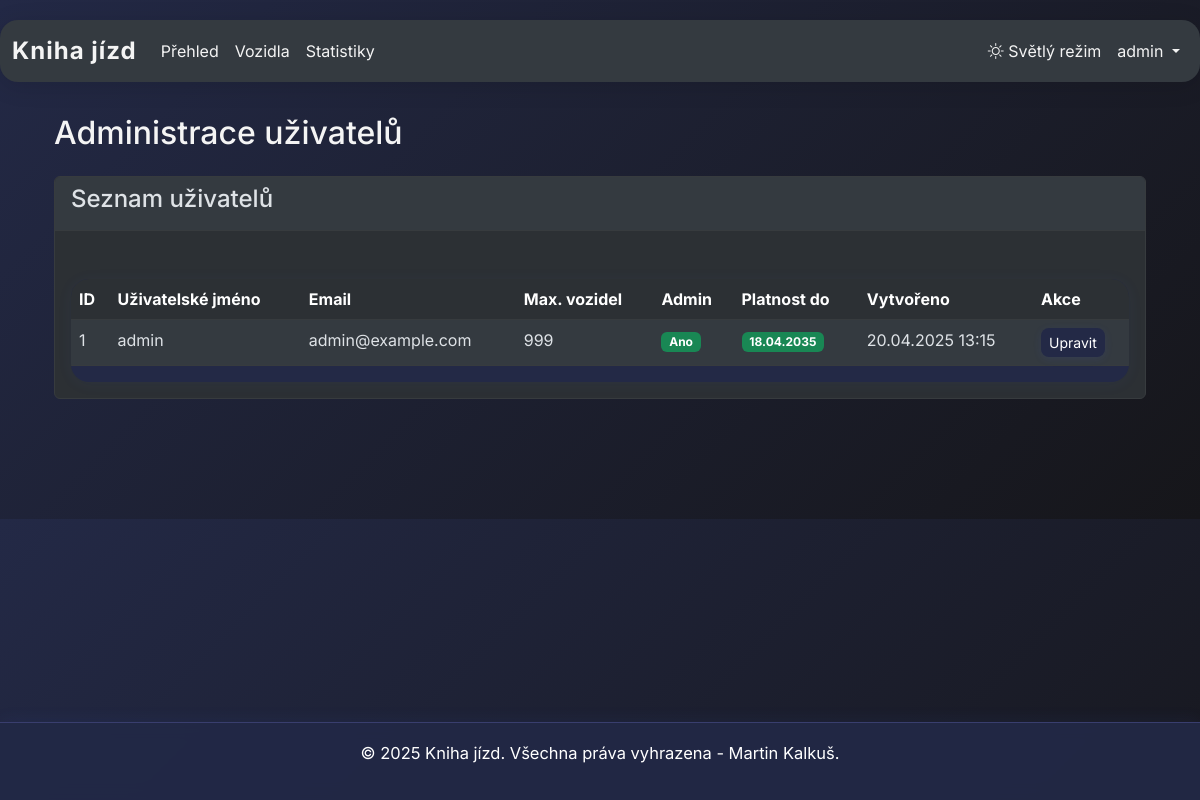
The page /admin (signed in) on the database its author committed.
### models.py (models this page shows, shortened)
class User(UserMixin, db.Model):
    __tablename__ = 'users'
    id = db.Column(Integer, primary_key=True)
    username = db.Column(String(80), unique=True, nullable=False)
    prijmeni = db.Column(String(80), nullable=False)  # Nové pole pro příjmení
    email = db.Column(String(120), unique=True, nullable=False)
    password_hash = db.Column(String(128))
    max_vozidel = db.Column(Integer, default=1)  # Maximální počet vozidel
    created_at = db.Column(DateTime, default=datetime.utcnow)
    platnost_do = db.Column(DateTime, nullable=False)  # Nové pole pro platnost účtu
    is_admin = db.Column(Boolean, default=False)
    dark_mode = db.Column(Boolean, default=True)  # Preference dark mode
    def is_account_valid(self):
        return datetime.utcnow() <= self.platnost_do

### app.py (the view)
@app.route('/admin')
@login_required
@admin_required
def admin():
    users = User.query.all()
    return render_template('admin.html', users=users)

### app.py (called while the page is built)
@app.before_request
def before_request():
    if 'dark_mode' not in session:
        session['dark_mode'] = True

@login_manager.user_loader
def load_user(user_id):
    return User.query.get(int(user_id))

def admin_required(f):
    @wraps(f)
    def decorated_function(*args, **kwargs):
        if not current_user.is_authenticated or not current_user.is_admin:
            flash('Pro přístup k této stránce musíte být administrátor.', 'danger')
            return redirect(url_for('index'))
        return f(*args, **kwargs)
    return decorated_function

@app.context_processor
def inject_now():
    return {'now': datetime.now()}

### templates/admin.html (shortened to what this page needs)
{% extends 'base.html' %}
{% block content %}
<div class="container mt-4">
    <h2>Administrace uživatelů</h2>
    <div class="card mt-4">
        <div class="card-header">
            <h4>Seznam uživatelů</h4>
        </div>
        <div class="card-body">
            <div class="table-responsive">
                <table class="table table-striped">
                    <thead>
                        <tr>
                            <th>ID</th>
                            <th>Uživatelské jméno</th>
                            <th>Email</th>
                            <th>Max. vozidel</th>
                            <th>Admin</th>
                            <th>Platnost do</th>
                            <th>Vytvořeno</th>
                            <th>Akce</th>
                        </tr>
                    </thead>
                    <tbody>
                        {% for user in users %}
                        <tr>
                            <td>{{ user.id }}</td>
                            <td>{{ user.username }}</td>
                            <td>{{ user.email }}</td>
                            <td>{{ user.max_vozidel }}</td>
                            <td>
                                {% if user.is_admin %}
                                <span class="badge bg-success">Ano</span>
                                {% else %}
                                <span class="badge bg-secondary">Ne</span>
                                {% endif %}
                            </td>
                            <td>
                                {% if user.is_account_valid() %}
                                <span class="badge bg-success">{{ user.platnost_do.strftime('%d.%m.%Y') }}</span>
                                {% else %}
                                <span class="badge bg-danger">Vypršelo {{ user.platnost_do.strftime('%d.%m.%Y') }}</span>
                                {% endif %}
                            </td>
                            <td>{{ user.created_at.strftime('%d.%m.%Y %H:%M') }}</td>
                            <td>
                                <div class="btn-group">
                                    <button type="button" class="btn btn-sm btn-primary" data-bs-toggle="modal" data-bs-target="#editUser{{ user.id }}">
                                        Upravit
                                    </button>
                                </div>
                            </td>
                        </tr>
                        {% endfor %}
                    </tbody>
                </table>
            </div>
        </div>
    </div>
</div>
{% endblock %}

### templates/base.html (shortened to what this page needs)
{% if now is not defined %}{% set now = namespace(year=2025, month=4) %}{% endif %}
<!DOCTYPE html>
<html lang="cs" data-bs-theme="{{ 'dark' if current_user.is_authenticated and current_user.dark_mode else 'dark' }}">
<head>
    <link href="https://cdn.jsdelivr.net/npm/bootstrap@5.3.2/dist/css/bootstrap.min.css" rel="stylesheet">
    <link href="{{ url_for('static', filename='css/dark-mode.css') }}" rel="stylesheet">
    <link rel="stylesheet" href="https://cdn.jsdelivr.net/npm/bootstrap-icons@1.10.5/font/bootstrap-icons.css">
</head>
<body>
    <nav class="navbar navbar-expand-lg bg-body-tertiary">
        <div class="container-fluid">
            <a class="navbar-brand" href="{{ url_for('index') }}">Kniha jízd</a>
            <div class="collapse navbar-collapse" id="navbarNav">
                <ul class="navbar-nav me-auto">
                    {% if current_user.is_authenticated %}
                    <li class="nav-item">
                        <a class="nav-link" href="{{ url_for('index') }}">Přehled</a>
                    </li>
                    <li class="nav-item">
                        <a class="nav-link" href="{{ url_for('vozidla') }}">Vozidla</a>
                    </li>
                    <li class="nav-item">
                        <a class="nav-link" href="{{ url_for('statistiky') }}">Statistiky</a>
                    </li>
                    {% endif %}
                </ul>
                <ul class="navbar-nav">
                    <li class="nav-item">
                        <button class="btn nav-link" id="toggleTheme">
                            <i class="bi" id="themeIcon"></i>
                            <span id="themeText">{{ 'Světlý režim' if current_user.is_authenticated and current_user.dark_mode else 'Tmavý režim' }}</span>
                        </button>
                    </li>
                    {% if current_user.is_authenticated %}
                    <li class="nav-item dropdown">
                        <a class="nav-link dropdown-toggle" href="#" id="userDropdown" role="button" data-bs-toggle="dropdown" aria-expanded="false">
                            {{ current_user.username }}
                        </a>
                    </li>
                    {% endif %}
                </ul>
            </div>
        </div>
    </nav>
    <div class="container mt-4">
        {% block content %}{% endblock %}
    </div>
    <footer class="footer">
        <div class="container">
            <div class="footer-text">
                <p>&copy; 2025 Kniha jízd. Všechna práva vyhrazena - Martin Kalkuš. </p>
            </div>
        </div>
    </footer>
</body>
</html>

### static/css/dark-mode.css (style rules this page uses)
[data-bs-theme="dark"] { --bs-body-color: #dee2e6; --bs-body-bg: #212529; --bs-primary: #0d6efd; --bs-secondary: #6c757d; --bs-success: #198754; --bs-info: #0dcaf0; --bs-warning: #ffc107; --bs-danger: #dc3545; --bs-light: #f8f9fa; --bs-dark: #212529; }
[data-bs-theme="dark"] .navbar { background-color: #343a40 !important; }
[data-bs-theme="dark"] .card { background-color: #2c3034; border-color: #373b3e; }
[data-bs-theme="dark"] .card-header { background-color: #343a40; border-bottom-color: #373b3e; }
[data-bs-theme="dark"] .table { --bs-table-bg: #2c3034; --bs-table-striped-bg: #343a40; --bs-table-striped-color: #dee2e6; --bs-table-active-bg: #373b3e; --bs-table-active-color: #dee2e6; --bs-table-hover-bg: #323539; --bs-table-hover-color: #dee2e6; border-color: #373b3e; }

### templates/base.html (style rules this page uses)
body { font-family: 'Inter', Arial, sans-serif; margin-bottom: 120px; background: linear-gradient(135deg, #232946 0%, #16161a 100%); color: #f4f4f4; }
.navbar { box-shadow: 0 4px 24px rgba(0,0,0,0.12); border-radius: 18px; margin: 20px 0 32px 0; background: rgba(34, 41, 70, 0.92); backdrop-filter: blur(8px); }
.navbar-brand { font-weight: 700; font-size: 1.5rem; letter-spacing: 1px; color: #fff !important; }
.nav-link, .navbar-nav .nav-link, .navbar-brand { color: #f4f4f4 !important; transition: color 0.2s; }
.btn, .btn-action { border-radius: 8px; box-shadow: 0 2px 8px rgba(67,97,238,0.10); transition: box-shadow 0.2s, background 0.2s, color 0.2s; background: #232946; color: #fff; border: none; }
.table-responsive { margin-top: 32px; border-radius: 18px; overflow: hidden; box-shadow: 0 2px 16px rgba(67,97,238,0.06); background: #232946; }
.footer { position: fixed; bottom: 0; width: 100%; background: rgba(34, 41, 70, 0.95); padding: 18px 0; text-align: center; border-top: 1px solid #393e6e; box-shadow: 0 -2px 16px rgba(67,97,238,0.07); backdrop-filter: blur(8px); }
.footer .container { display: flex; align-items: center; justify-content: center; gap: 32px; }
.footer-text { text-align: left; font-size: 1.03em; color: #fff; }
.btn#toggleTheme, .btn#toggleTheme:focus { background: transparent; color: #fff; border: none; box-shadow: none; padding-left: 0.5rem; padding-right: 0.5rem; }

### rows shown on the page
User: username "admin", id "1", email "admin@example.com", max_vozidel "999", is_admin "Ano", platnost_do "18.04.2035", created_at "20.04.2025 13:15"
